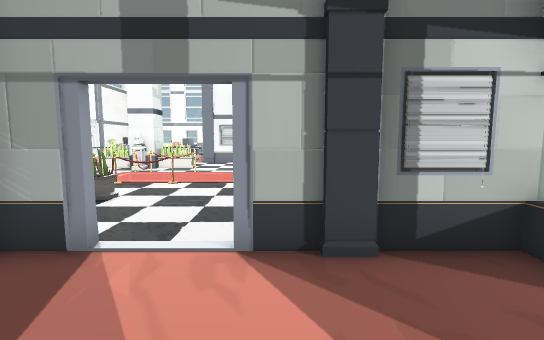
[1] (above)

21 first-person views from a walk through a scene from a Unity 3-D project. The camera is 1.5 m above the floor, tilts 6° down and sees 85° across. Doors are open. The floor is counted in squares, 1 m on a side. Each view is taken from the middle of a square. On the plan, view 1 faces up. The plan holds only what a view shows up to about 15 squares ahead; the rest is blank. The place goes on beyond the plan. Some animated figures are left out. Some surface patterns are stand-ins.

[2]
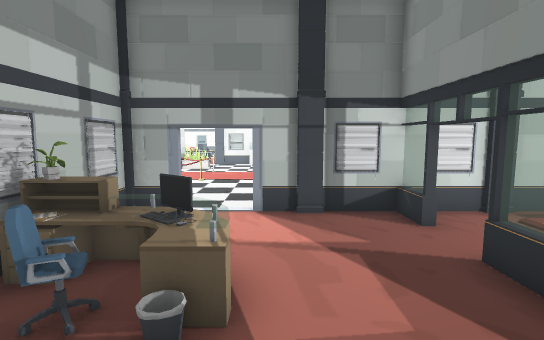

[3]
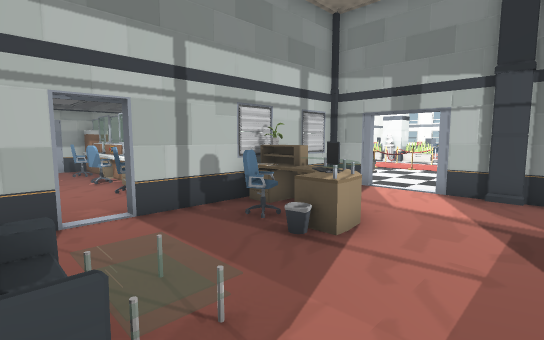

[4]
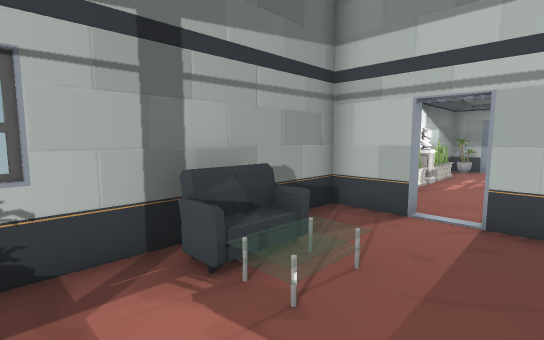

[5]
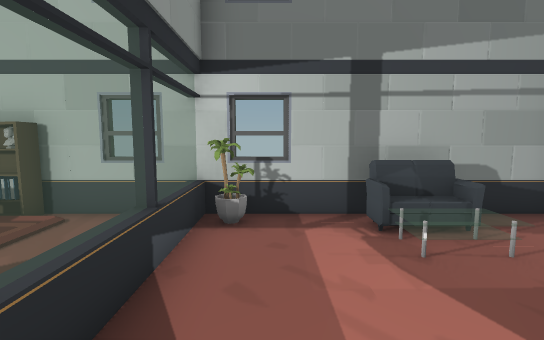

[6]
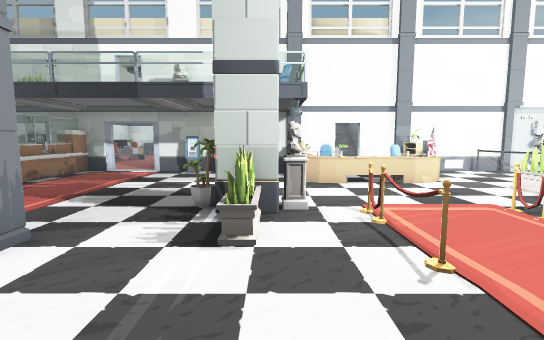

[7]
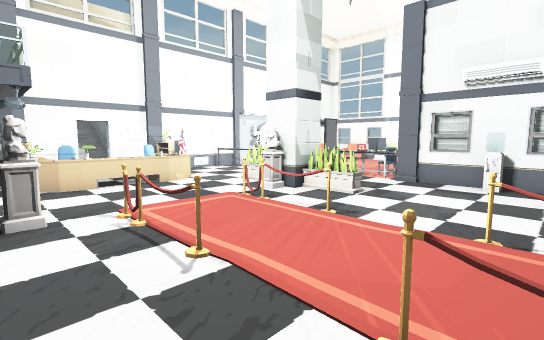

[8]
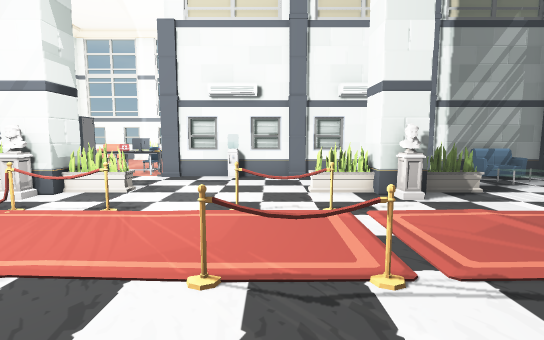

[9]
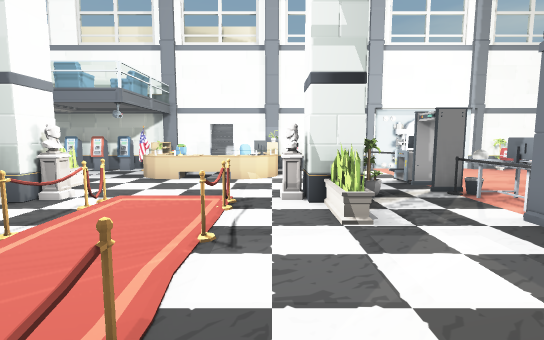

[10]
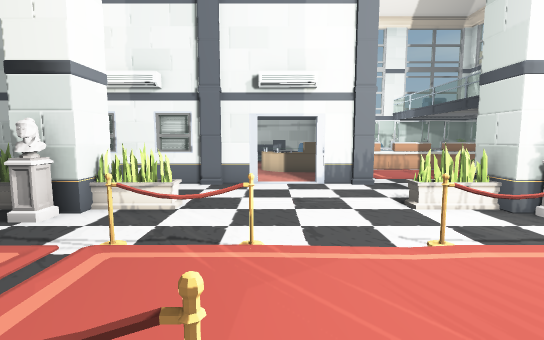

[11]
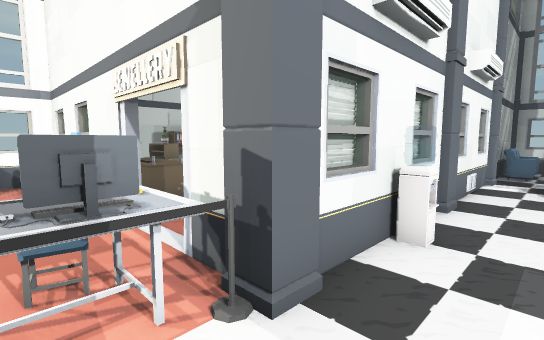

[12]
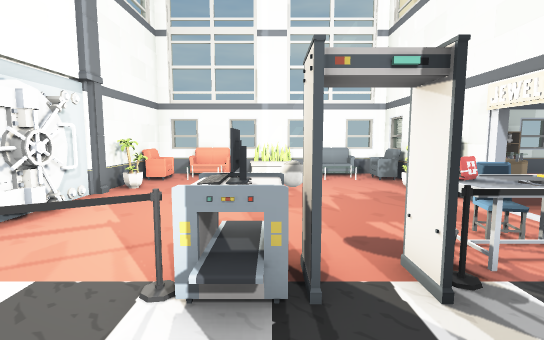

[13]
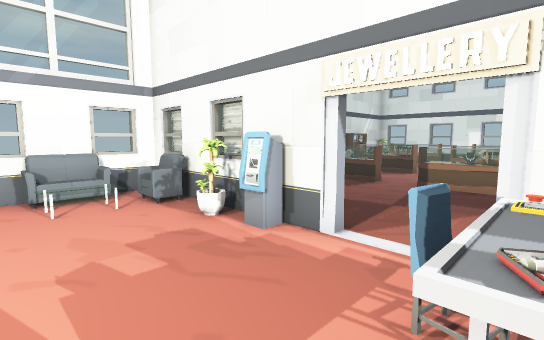

[14]
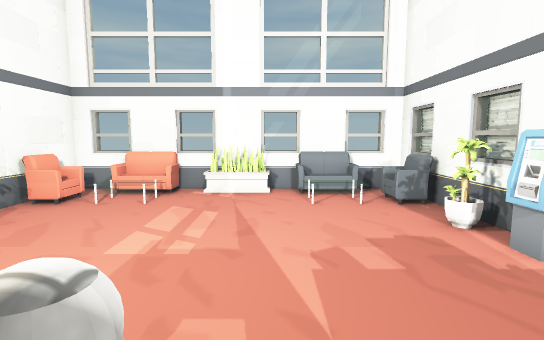

[15]
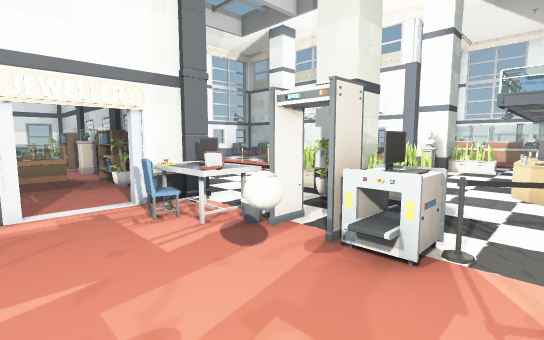

[16]
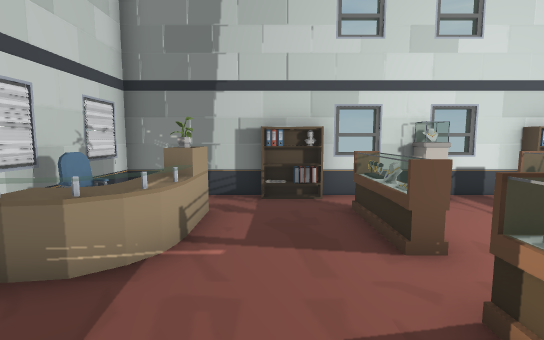

[17]
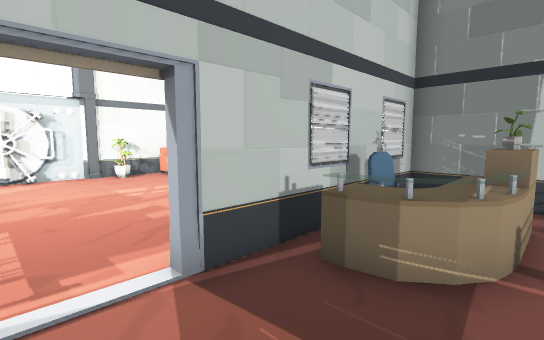

[18]
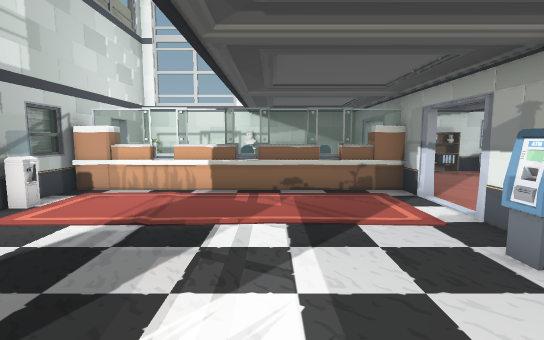

[19]
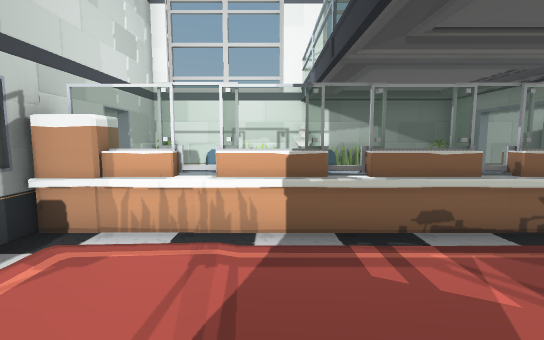

[20]
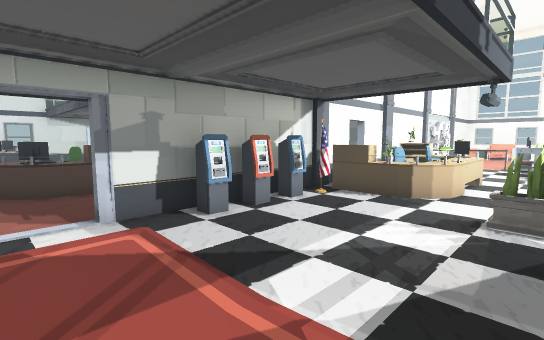

[21]
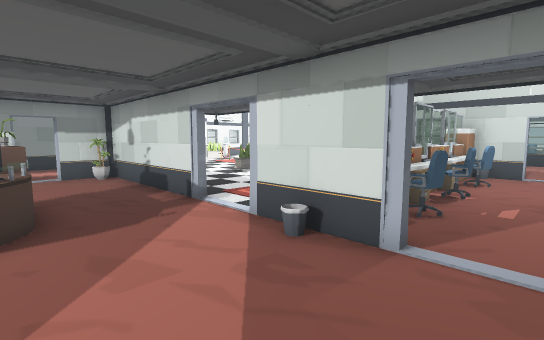

### Floor plan
Points are (right, up) in squares from view 1. A wall is a line through its corners. A room is listed if a view was taken in it or the views show most of it. See-through windows are left out.
Room 1 (views 1, 2, 3, 4, 5)
walls: (-3.8, 0.5) (-3.8, -2.9); (-3.8, -4.1) (-3.8, -5.9); (3.8, 2.5) (3.3, 2.5) (3.3, 3.9); (-2.4, 3.8) (-3.5, 3.8); (-3.8, 3.5) (-3.8, 2.4); (3.3, -5.9) (3.3, 0.6); (-3.9, -5.8) (4, -5.8); (3.9, 3.8) (-0.6, 3.8)
ways out: open door at (-4, -3.5) to room 2; open door at (-1, 3.5) to room 2; open door at (4, 1.5) to room 2
objects: other object (-3, -1) to (-2, -1); plant (-3, 0); computer (-2, 0) to (-1, 0); sofa (-1, -5) to (0, -5); plant (3, -5)
Room 2 (views 6, 7, 8, 9, 10, 11, 12, 13, 14, 15, 16, 17, 18, 19, 20)
walls: (-6.4, 16.1) (-5.9, 16.1) (-5.9, 15.4); (-5.9, 7.6) (-5.9, 6.8); (-2.4, 18.8) (-3.5, 18.8); (-2.4, 19.1) (-3.2, 19.1); (-4.2, 19.5) (-4.2, 20.6); (-3.5, 4.2) (-2.7, 4.2); (2.8, 19.2) (1.8, 19.1); (-13, 15.3) (-13, 14.8); (-4.2, 22.4) (-4.2, 28.8) (-13.9, 28.8); (-0.6, 4.2) (4.4, 4.2); (-13.8, 11) (-13.8, 2.4); (1.8, 3.9) (2.8, 3.9) (2.8, 4.2); (-13.8, 18.5) (-13.8, 12.1); (-3.9, 25) (-3.9, 25.7); (7.5, 18.8) (1.4, 18.8); (-3.9, -0.2) (-3.9, 0.5); (-13.7, 2.7) (-14.2, 2.7); (-3.9, 27.6) (-3.9, 28.2); (7.4, 3.8) (3.9, 3.8); (-13.8, 0.6) (-13.8, -2.6); (-4.2, -2.9) (-4.2, 0.6); (-0.5, 28.8) (-3.8, 28.8) (-3.8, 22.4); (-13.8, -2.3) (-14.2, -2.3); (-13.8, 28.5) (-13.8, 24.4); (-4.2, -5.9) (-4.2, -4.1); (6.5, 28.8) (1.4, 28.8); (-13.8, -4.4) (-13.8, -5.8) (-3.9, -5.8); (4, -5.8) (6.5, -5.8)
ways out: open door at (-4, -3.5) to room 1; open door at (-1, 3.5) to room 1; open door at (4, 1.5) to room 1; opening at (-14.5, -3) to room 3; opening at (-14.5, 2) to room 3; open door at (-14.5, -4.5) to room 3; open door at (-14.5, -2) to room 3; open door at (-14.2, 0.6) to room 3; open door at (-14.5, 3); open door at (-14, 11.5); open door at (-3.5, 21.5)
objects: pillar (-14, 9); pillar (-14, 14); pillar (-14, 19); other object (-14, 21) to (-13, 22); pillar (-14, 24); plant (-13, -5); desk (-13, -1) to (-12, -1); cash machine (-13, 4) to (-13, 5); cash machine (-13, 6); cash machine (-13, 7); desk (-13, 9); desk (-13, 13) to (-12, 14); other object (-13, 14); other object (-13, 18); plant (-13, 25); sofa (-13, 27) to (-13, 28); other object (-12, -2); other object (-12, 9) to (-11, 9); other object (-12, 18) to (-11, 18); plant (-11, -5) to (-10, -5); desk (-11, -1) to (-10, -1); desk (-11, 10) to (-10, 10); desk (-11, 11) to (-10, 12); computer (-11, 13) to (-11, 14); sofa (-11, 29); drawers (-10, -2); desk (-10, 13); other object (-10, 19) to (-9, 19); pillar (-9, -6) to (-9, -5); other object (-9, -2); desk (-9, -1) to (-7, -1); ball (-9, 21); plant (-9, 28); plant (-8, -5) to (-7, -5); drawers (-8, -2); plant (-8, 7) to (-8, 8); plant (-8, 15) to (-8, 16); other object (-7, -2); pillar (-7, 7) to (-7, 8); pillar (-7, 15) to (-7, 16); barrier (-7, 19) to (-5, 19); table (-7, 20); desk (-6, -1) to (-5, -1); plant (-6, 6); pillar (-6, 8) to (-6, 9); barrier (-6, 10) to (-5, 10); barrier (-6, 13) to (-5, 13); pillar (-6, 14) to (-6, 15); computer (-6, 20) to (-5, 20); other object (-5, -5); other object (-5, 1) to (-4, 2); plant (-5, 7) to (-5, 8); plant (-5, 15) to (-5, 16); other object (-5, 21); cash machine (-5, 24); plant (-5, 25); sofa (-5, 27) to (-5, 28); pillar (-4, 4); barrier (-4, 10); barrier (-4, 13); pillar (-4, 19); other object (-3, 10); other object (-3, 13); desk (-3, 24) to (-1, 25); other object (-3, 26); other object (-2, 18) to (-1, 19); plant (-2, 26) to (-1, 26); desk (-2, 27) to (-1, 27); other object (-1, 10); other object (-1, 13); plant (-1, 20); barrier (0, 10) to (1, 10); barrier (0, 13) to (1, 13); other object (0, 20) to (1, 20); other object (0, 28) to (1, 29); pillar (1, 4); pillar (1, 19); plant (2, 7) to (2, 8); plant (2, 15) to (2, 16); other object (2, 21); other object (2, 23); other object (2, 25); other object (2, 26) to (2, 27); pillar (3, 7) to (3, 8); pillar (3, 15); pillar (4, 8) to (4, 9); pillar (4, 14) to (4, 15); other object (4, 19); pillar (4, 20); pillar (4, 28); plant (5, 7) to (5, 8); plant (5, 15) to (5, 16); other object (5, 21) to (6, 21); other object (5, 23) to (6, 23); other object (5, 25) to (6, 25); other object (5, 27) to (6, 27); pillar (6, 4); pillar (6, 19); other object (6, 26); other object (7, -6) to (7, -5); other object (7, 20); other object (7, 28) to (7, 29)
Room 3 (view 21)
walls: (-14.2, -2.6) (-14.2, 0.6); (-17.4, 3.2) (-17.9, 3.2); (-17, -5.8) (-15, -5.8)
ways out: opening at (-14.5, -3) to room 2; opening at (-14.5, 2) to room 2; open door at (-14.5, -4.5) to room 2; open door at (-14.5, -2) to room 2; open door at (-14.2, 0.6) to room 2; opening at (-16, 3.5)
objects: other object (-18, -6) to (-17, -5); computer (-18, 2)

Where each view was taken, in squares from view 1:
view 1: 0 up, 0 right, facing up
view 2: 4 down, 0 right, facing up
view 3: 5 down, 2 right, facing up-left
view 4: 2 down, 2 right, facing down-left
view 5: 0 up, 2 right, facing down
view 6: 8 up, 0 right, facing left
view 7: 8 up, 0 right, facing up-left
view 8: 7 up, 0 right, facing up
view 9: 14 up, 1 right, facing left
view 10: 14 up, 1 left, facing down
view 11: 17 up, 6 left, facing up-right
view 12: 16 up, 9 left, facing up
view 13: 20 up, 8 left, facing up-right
view 14: 20 up, 8 left, facing up
view 15: 23 up, 11 left, facing down-right
view 16: 21 up, 0 right, facing up
view 17: 21 up, 1 left, facing up-left
view 18: 8 up, 10 left, facing down
view 19: 4 up, 8 left, facing down
view 20: 1 up, 8 left, facing up-left
view 21: 4 down, 18 left, facing up-right
